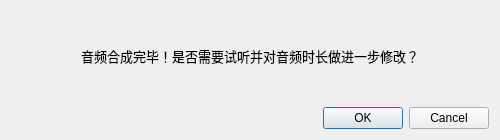
<?xml version="1.0" encoding="UTF-8"?>
<ui version="4.0">
 <class>AudioConfirmWindow</class>
 <widget class="QDialog" name="AudioConfirmWindow">
  <property name="enabled">
   <bool>true</bool>
  </property>
  <property name="geometry">
   <rect>
    <x>0</x>
    <y>0</y>
    <width>500</width>
    <height>140</height>
   </rect>
  </property>
  <property name="sizePolicy">
   <sizepolicy hsizetype="Fixed" vsizetype="Fixed">
    <horstretch>0</horstretch>
    <verstretch>0</verstretch>
   </sizepolicy>
  </property>
  <property name="minimumSize">
   <size>
    <width>500</width>
    <height>140</height>
   </size>
  </property>
  <property name="maximumSize">
   <size>
    <width>500</width>
    <height>140</height>
   </size>
  </property>
  <property name="windowTitle">
   <string>AudioConfirm</string>
  </property>
  <layout class="QGridLayout" name="gridLayout_2">
   <property name="sizeConstraint">
    <enum>QLayout::SetDefaultConstraint</enum>
   </property>
   <item row="0" column="0">
    <layout class="QGridLayout" name="gridLayout">
     <property name="sizeConstraint">
      <enum>QLayout::SetFixedSize</enum>
     </property>
     <item row="2" column="0">
      <widget class="QDialogButtonBox" name="ChooseButton">
       <property name="font">
        <font>
         <family>Microsoft YaHei UI</family>
        </font>
       </property>
       <property name="orientation">
        <enum>Qt::Horizontal</enum>
       </property>
       <property name="standardButtons">
        <set>QDialogButtonBox::Cancel|QDialogButtonBox::Ok</set>
       </property>
      </widget>
     </item>
     <item row="1" column="0">
      <widget class="QLabel" name="ChangeTimeLabel">
       <property name="font">
        <font>
         <family>Microsoft YaHei UI</family>
         <pointsize>10</pointsize>
        </font>
       </property>
       <property name="text">
        <string>音频合成完毕！是否需要试听并对音频时长做进一步修改？</string>
       </property>
       <property name="alignment">
        <set>Qt::AlignCenter</set>
       </property>
      </widget>
     </item>
    </layout>
   </item>
  </layout>
 </widget>
 <resources/>
 <connections>
  <connection>
   <sender>ChooseButton</sender>
   <signal>accepted()</signal>
   <receiver>AudioConfirmWindow</receiver>
   <slot>accept()</slot>
   <hints>
    <hint type="sourcelabel">
     <x>268</x>
     <y>84</y>
    </hint>
    <hint type="destinationlabel">
     <x>157</x>
     <y>112</y>
    </hint>
   </hints>
  </connection>
  <connection>
   <sender>ChooseButton</sender>
   <signal>rejected()</signal>
   <receiver>AudioConfirmWindow</receiver>
   <slot>reject()</slot>
   <hints>
    <hint type="sourcelabel">
     <x>336</x>
     <y>90</y>
    </hint>
    <hint type="destinationlabel">
     <x>286</x>
     <y>112</y>
    </hint>
   </hints>
  </connection>
 </connections>
</ui>
